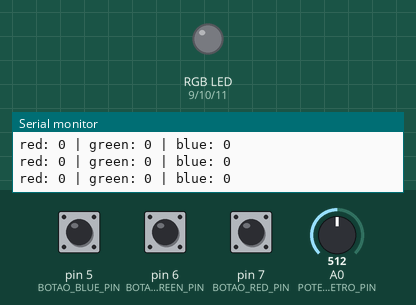
This sketch was run on a simulated Arduino Uno, built with avr-gcc and run on an emulated ATmega328P. Shown: an RGB LED mixed from three pins (HIGH = lit), the last lines printed to the serial monitor. The test bench sets the inputs (shaded band); at power-on: pin 5 (BOTAO_BLUE_PIN) HIGH, pin 6 (BOTAO_GREEN_PIN) HIGH, pin 7 (BOTAO_RED_PIN) HIGH, A0 (POTECIOMETRO_PIN) = 512. Dim RGB values are drawn brighter than linear.

Above: at 1.2 s.
1.3 s: pin 5 (BOTAO_BLUE_PIN) pulled LOW for 0.15 s
At 2.5 s:
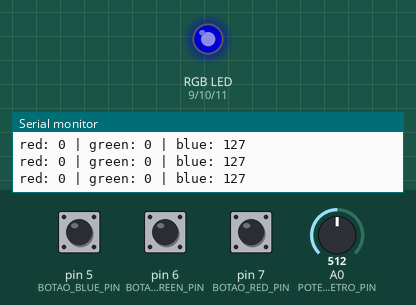
2.9 s: pin 6 (BOTAO_GREEN_PIN) pulled LOW for 0.15 s
At 3.2 s:
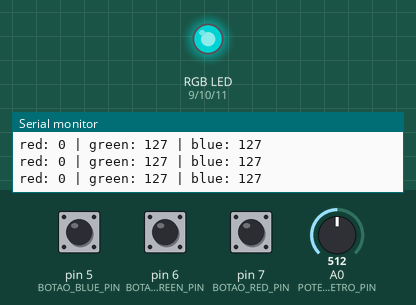
4.5 s: pin 7 (BOTAO_RED_PIN) pulled LOW for 0.15 s
At 5.2 s:
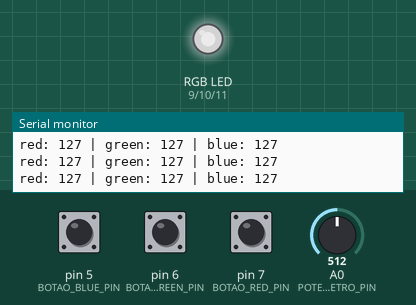
6.1 s: pin 5 (BOTAO_BLUE_PIN) driven LOW and pin 6 (BOTAO_GREEN_PIN) driven LOW and pin 7 (BOTAO_RED_PIN) driven LOW
9.1 s: A0 (POTECIOMETRO_PIN) set to 716
At 9.7 s:
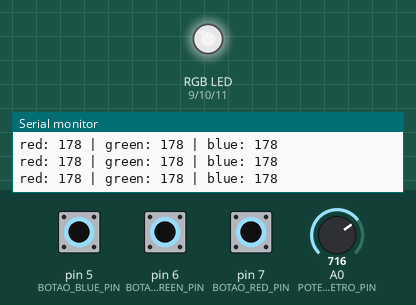
10.6 s: A0 (POTECIOMETRO_PIN) set to 1023
At 11.5 s:
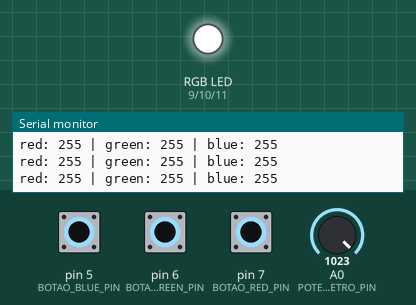
Timing chart, 0 to 13.1 s (numbered marks = the images above; inputs shaded):
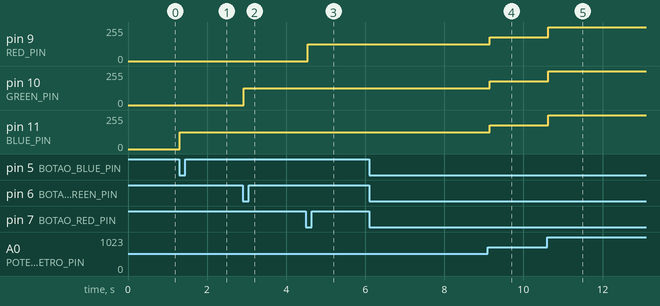

Measured:
- after the input at 1.3 s, pin 11 (BLUE_PIN): 0/255 → 127/255 at once
- after the input at 2.9 s, pin 10 (GREEN_PIN): 0/255 → 127/255 at once
- after the input at 4.5 s, pin 9 (RED_PIN): 0/255 → 127/255 after 0.05 s
- after the input at 9.1 s, pin 9 (RED_PIN), pin 10 (GREEN_PIN), pin 11 (BLUE_PIN): 127/255 → 178/255 at once
- after the input at 10.6 s, pin 9 (RED_PIN), pin 10 (GREEN_PIN), pin 11 (BLUE_PIN): 178/255 → 255/255 at once

The sketch:

LedRGBPotenciometro.ino
```cpp
/*
  Selecionando as cores do RGB com potenciometro
*/

#define POTECIOMETRO_PIN A0

#define RED_PIN         9
#define GREEN_PIN       10
#define BLUE_PIN        11

#define BOTAO_RED_PIN   7
#define BOTAO_GREEN_PIN 6
#define BOTAO_BLUE_PIN  5

unsigned int red    = 0;
unsigned int green  = 0;
unsigned int blue   = 0;

void setup() {
  pinMode(POTECIOMETRO_PIN, INPUT);

  pinMode(BOTAO_RED_PIN, INPUT_PULLUP);
  pinMode(BOTAO_GREEN_PIN, INPUT_PULLUP);
  pinMode(BOTAO_BLUE_PIN, INPUT_PULLUP);

  pinMode(RED_PIN, OUTPUT);
  pinMode(GREEN_PIN, OUTPUT);
  pinMode(BLUE_PIN, OUTPUT);

  Serial.begin(9600);
}

void loop() {
  analogWrite(RED_PIN, red);
  analogWrite(GREEN_PIN, green);
  analogWrite(BLUE_PIN, blue);

  Serial.print("red: "); Serial.print(red);
  Serial.print(" | green: "); Serial.print(green);
  Serial.print(" | blue: "); Serial.println(blue);

  if (digitalRead(BOTAO_RED_PIN) == LOW) {
    red = analogRead(POTECIOMETRO_PIN);
    red = map(red, 0, 1023, 0, 255);
    analogWrite(RED_PIN, red);
  }
  if (digitalRead(BOTAO_GREEN_PIN) == LOW) {
    green = analogRead(POTECIOMETRO_PIN);
    green = map(green, 0, 1023, 0, 255);
    analogWrite(GREEN_PIN, green);
  }
  if (digitalRead(BOTAO_BLUE_PIN) == LOW) {
    blue = analogRead(POTECIOMETRO_PIN);
    blue = map(blue, 0, 1023, 0, 255);
    analogWrite(BLUE_PIN, blue);
  }

  delay(50);
}
```
